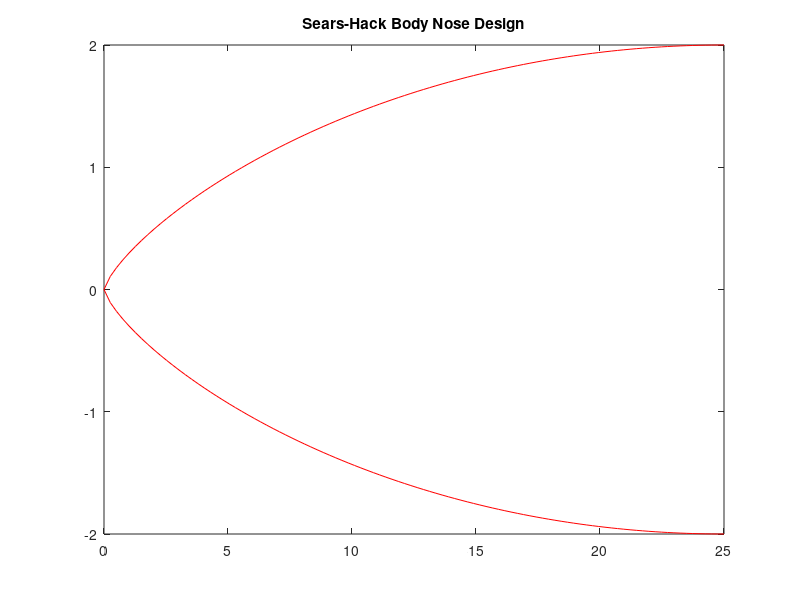

Source code (MATLAB):
%% Fuselage Preliminary Design % Sadraey %
% Test Change in GITHUB
% Design Requirements 
% Main: Accomodate Passengers
% Secondary: Must accomodate crew, landing gear, fuel, systems, empennage
% Optimization: Low Drag, Positive Lift generation, low weight, comfort,
% structural flight, external symmetry, low wetted area
%% Determine Number of Passengers and Crew
n_p = 8; % number of passengers
n_c = 2; % number of crew members
%% Establish Human Size and Target Passenger
% Passengers will be from U.S.
% Figures 7.5 and 7.6
% Design for passengers that are 5' 2" - 6' 3"
% Arm length 2.6 ft
% Chair Height 1.6 ft
% Shoulder to Shoulder 2ft
%% Cockpit % Sadraey %
% Distance from spine to taxi instrument 3.5 ft
% 1ft minimum from butt to floor
% 4 - 10 cm
T_w = 0.23; % ft with 7 cm wall thickness
L_CP = 5.5; %ft preliminary choice
W_pilot = 15/12; % distance between pilot seats (aisle) ft 
% Table 7.4
W_CPs = 20/12; % seat width cockpit ft
W_CP = 2*W_CPs + W_pilot; % Cockpit Width interior
% Equation 7.9 
D_CP = W_CP + 2*T_w; % diameter of cockpit with thickness included
% Must look into instrumentation sizing
fprintf('Cockpit Diameter is %0.2f ft \n',D_CP)
fprintf('Cockpit Length is %0.2f ft \n',L_CP)
%% Passenger Cargo
% pg 369 Eq 7.4
v_b = 5.156; % average bag/luggage size ft^3
v_btotal = n_p * v_b; %ft^3

%% L/D length to diameter ratio
% Table 7.7
% L/D for Concorde is 23.
% shooting for this range
%% Passenger Cabin % Sadraey %
% Calculate Cabin Diameter
W_s = 25/12 ; % seat width ft
% Table 7.3
W_a = 23/12; % aisle distance ft
% Equation 7.2
W_C = 2*W_s + W_a; % Interior Cabin Width ft
% Equation 7.9
D_C = W_C + 2*T_w; % Cabin Diameter ft

% Calculate Cabin Length
P_s = 40/12; % seat pitch or distance between seats (ft)
n_r = n_p/2; % number of rows
% Equation 7.1
L_C = n_r*P_s+8; % Cabin Length
fprintf('Passenger Cabin Diameter is %0.2f ft \n',D_C)
fprintf('Passenger Cabin Length is %0.2f ft \n',L_C)
% Headroom from Table 7.4
% Will we have carry-on over or same level?
Headroom = 66.912; %ft for first class
% Must also consider lavatory

%% Cargo
% Depends on volume and will most likely be beneath passenger cabin
%% Nose Design
% Look at supersonic design and weight and balance
L_n = 25; % arbitrary length of nose ft
% Looking at the SEARS-HACK Body Equation from WIKIPEDIA
x = linspace(0,0.5,100); % range
R_max = 2; % arbitrary maximum nose radius ft
V_n = (3*pi^2/16 * R_max^2*L_n)/2; % Volume of nose
S_x = pi*R_max^2*(4*x.*(1-x)).^(3/2); % nose cross sectional area
r_x = R_max*(4*x.*(1-x)).^(3/4);% nose radius
FigHandle = figure('Position', [250, 250, L_n*40, R_max*40]);
figure(1)
plot(2*x*L_n,r_x,'r',2*x*L_n,-r_x,'r')
title('Sears-Hack Body Nose Design')
% Based on Wave Drag Equation, wave drag is reduced by increasing length
% and decreasing volume
% Theta = 16.4223 degrees
% Beta = 58.471 degrees
% Oblique Shock Ma2 = 1.06
%% Rear Section
% Will Include Tail and Wing as well for supersonic aircraft.
L_R = 50; % arbitrary length of rear section ft
%% Length of Fuselage
% Equation 7.10 
L_F = L_CP + L_C + L_n + L_R; % Total Fuselage Length
fprintf('The fuselage length is %0.2f ft \n',L_F)
%% Length to Diameter Ratio
LF_DF = L_F/D_C; 
fprintf('The L/D ratio for the fuselage is %0.2f  \n',LF_DF)
%% Fuel Tanks
m_f = 177928.86/9.81; % kg of fuel
% Table 7.8 for fuel types and density
rho_f = 840; % kg/m^3
V_f = m_f/rho_f; % m^3
V_f = V_f * 35.31; % ft^3
fprintf('The fuel tank volume is %0.2f ft^3 \n',V_f)
%% Volume of Bottom Half
% Equation 7.4a
V_bot = 0.5* (pi*W_C^2/4*(L_C+L_R));
fprintf('The bottom volume for the fuselage is %0.2f ft^3 \n',V_bot)
